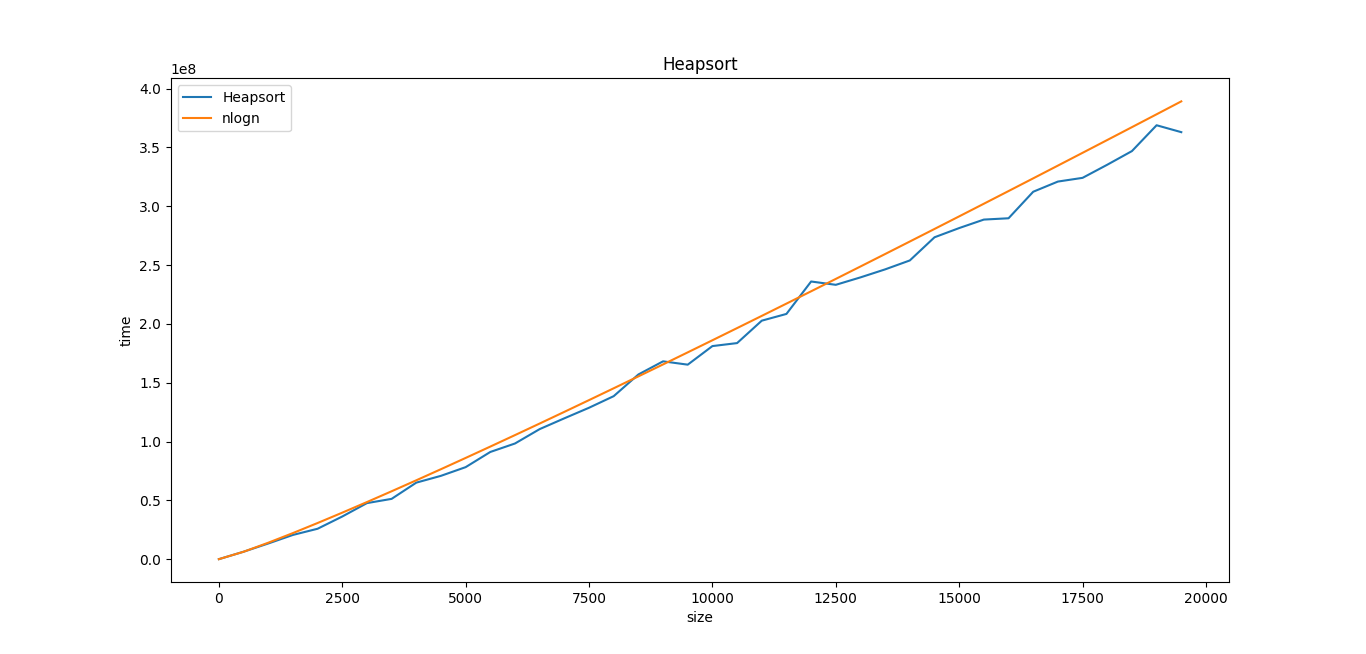

Recreate this plot in Python.
from cmath import log
import random
import matplotlib.pyplot as plt
import time
from math import log2
def heapify(arr, n, i):
    largest = i
    l = 2 * i + 1
    r = 2 * i + 2

    if l < n and arr[l] > arr[largest]:
        largest = l
    else:
        largest = i

    if r < n and arr[r] > arr[largest]:
        largest = r
    
    if largest != i:
        arr[i], arr[largest] = arr[largest], arr[i]
        heapify(arr, n , largest)

def heapsort(arr):

    #Buld max heap
    n = len(arr)

    #Index of the last non-leaf node
    start_index = n//2 - 1

    # Perform reverse level order traversal
    # from last non-leaf node and heapify each node
    for i in range(start_index, 0-1, -1):
        heapify(arr, n, i)

    # One by one extract elements 
    for i in range(n-1, 0, -1):
          # Swap
          arr[i], arr[0] = arr[0], arr[i]

          # Heapify root element
          heapify(arr, i, 0)
    
array = []
t = []
s = []
time_complexity = []
for size in range(1, 20000, 500):

    s.append(size)
    array = [x for x in range(1, size+1)]
    random.shuffle(array)

    start = time.time_ns()
    heapsort(array)
    end = time.time_ns()

    total_time = end - start
    t.append(total_time)

    #nlog
    tc = size * (log2(size))*1400
    time_complexity.append(tc)

    # print('Sorted array: {}'.format(array))

#plot
plt.plot(s, t, label = "Heapsort")
plt.plot(s, time_complexity, label = "nlogn")
plt.xlabel("size")
plt.ylabel("time")
plt.title("Heapsort")
plt.legend()
plt.show()
#On comparison with nlogn we get the graph similar to nlogn 
#because it has the time complexity of O(nlogn)
